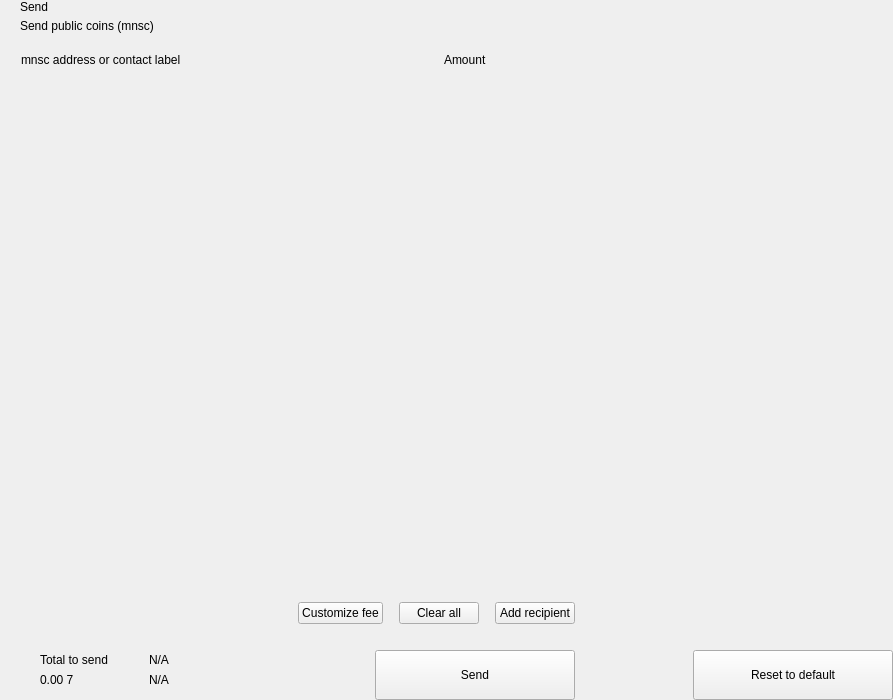
<?xml version="1.0" encoding="UTF-8"?>
<ui version="4.0">
 <class>send</class>
 <widget class="QWidget" name="send">
  <property name="geometry">
   <rect>
    <x>0</x>
    <y>0</y>
    <width>893</width>
    <height>700</height>
   </rect>
  </property>
  <property name="windowTitle">
   <string>Form</string>
  </property>
  <layout class="QHBoxLayout" name="horizontalLayout_2" stretch="2,1">
   <property name="spacing">
    <number>0</number>
   </property>
   <property name="leftMargin">
    <number>0</number>
   </property>
   <property name="topMargin">
    <number>0</number>
   </property>
   <property name="rightMargin">
    <number>0</number>
   </property>
   <property name="bottomMargin">
    <number>0</number>
   </property>
   <item>
    <widget class="QWidget" name="left" native="true">
     <layout class="QVBoxLayout" name="verticalLayout_3">
      <property name="spacing">
       <number>0</number>
      </property>
      <property name="leftMargin">
       <number>0</number>
      </property>
      <property name="topMargin">
       <number>0</number>
      </property>
      <property name="rightMargin">
       <number>0</number>
      </property>
      <property name="bottomMargin">
       <number>0</number>
      </property>
      <item>
       <layout class="QVBoxLayout" name="verticalLayout_22" stretch="0,0,0,1,0,0,0,0">
        <property name="spacing">
         <number>0</number>
        </property>
        <item>
         <layout class="QHBoxLayout" name="horizontalLayout_3">
          <property name="spacing">
           <number>0</number>
          </property>
          <property name="leftMargin">
           <number>20</number>
          </property>
          <property name="rightMargin">
           <number>20</number>
          </property>
          <item>
           <layout class="QVBoxLayout" name="verticalLayout">
            <property name="spacing">
             <number>5</number>
            </property>
            <item>
             <widget class="QLabel" name="labelTitle">
              <property name="text">
               <string>Send</string>
              </property>
              <property name="alignment">
               <set>Qt::AlignLeading|Qt::AlignLeft|Qt::AlignVCenter</set>
              </property>
             </widget>
            </item>
            <item>
             <widget class="QLabel" name="labelSubtitle1">
              <property name="text">
               <string>Send public coins (mnsc)</string>
              </property>
             </widget>
            </item>
           </layout>
          </item>
          <item>
           <spacer name="horizontalSpacer">
            <property name="orientation">
             <enum>Qt::Horizontal</enum>
            </property>
            <property name="sizeHint" stdset="0">
             <size>
              <width>40</width>
              <height>20</height>
             </size>
            </property>
           </spacer>
          </item>
         </layout>
        </item>
        <item>
         <spacer name="verticalSpacer_2">
          <property name="orientation">
           <enum>Qt::Vertical</enum>
          </property>
          <property name="sizeType">
           <enum>QSizePolicy::Fixed</enum>
          </property>
          <property name="sizeHint" stdset="0">
           <size>
            <width>20</width>
            <height>20</height>
           </size>
          </property>
         </spacer>
        </item>
        <item>
         <layout class="QHBoxLayout" name="horizontalLayout" stretch="6,0,2">
          <property name="spacing">
           <number>0</number>
          </property>
          <property name="leftMargin">
           <number>10</number>
          </property>
          <property name="topMargin">
           <number>0</number>
          </property>
          <property name="rightMargin">
           <number>20</number>
          </property>
          <property name="bottomMargin">
           <number>0</number>
          </property>
          <item>
           <widget class="QLabel" name="labelSubtitleAddress">
            <property name="styleSheet">
             <string notr="true">margin-left:8px;</string>
            </property>
            <property name="text">
             <string>mnsc address or contact label</string>
            </property>
           </widget>
          </item>
          <item>
           <spacer name="horizontalSpacer_3">
            <property name="orientation">
             <enum>Qt::Horizontal</enum>
            </property>
            <property name="sizeType">
             <enum>QSizePolicy::Fixed</enum>
            </property>
            <property name="sizeHint" stdset="0">
             <size>
              <width>40</width>
              <height>1</height>
             </size>
            </property>
           </spacer>
          </item>
          <item>
           <widget class="QLabel" name="labelSubtitleAmount">
            <property name="text">
             <string>Amount</string>
            </property>
           </widget>
          </item>
         </layout>
        </item>
        <item>
         <widget class="QScrollArea" name="scrollArea">
          <property name="minimumSize">
           <size>
            <width>0</width>
            <height>350</height>
           </size>
          </property>
          <property name="styleSheet">
           <string notr="true">#scrollArea {
            background:transparent;
            margin-top:10px;
}</string>
          </property>
          <property name="horizontalScrollBarPolicy">
           <enum>Qt::ScrollBarAlwaysOff</enum>
          </property>
          <property name="sizeAdjustPolicy">
           <enum>QAbstractScrollArea::AdjustIgnored</enum>
          </property>
          <property name="widgetResizable">
           <bool>true</bool>
          </property>
          <property name="alignment">
           <set>Qt::AlignLeading|Qt::AlignLeft|Qt::AlignTop</set>
          </property>
          <widget class="QWidget" name="scrollAreaWidgetContents">
           <property name="geometry">
            <rect>
             <x>0</x>
             <y>0</y>
             <width>591</width>
             <height>16</height>
            </rect>
           </property>
           <property name="sizePolicy">
            <sizepolicy hsizetype="Preferred" vsizetype="Maximum">
             <horstretch>0</horstretch>
             <verstretch>0</verstretch>
            </sizepolicy>
           </property>
           <property name="autoFillBackground">
            <bool>false</bool>
           </property>
           <property name="styleSheet">
            <string notr="true">#scrollAreaWidgetContents {
             background:transparent;
             }</string>
           </property>
           <layout class="QVBoxLayout" name="verticalLayout_7">
            <property name="spacing">
             <number>0</number>
            </property>
            <property name="sizeConstraint">
             <enum>QLayout::SetDefaultConstraint</enum>
            </property>
            <property name="leftMargin">
             <number>0</number>
            </property>
            <property name="topMargin">
             <number>0</number>
            </property>
            <property name="rightMargin">
             <number>0</number>
            </property>
            <property name="bottomMargin">
             <number>0</number>
            </property>
           </layout>
          </widget>
         </widget>
        </item>
        <item>
         <spacer name="verticalSpacer_4">
          <property name="orientation">
           <enum>Qt::Vertical</enum>
          </property>
          <property name="sizeType">
           <enum>QSizePolicy::Fixed</enum>
          </property>
          <property name="sizeHint" stdset="0">
           <size>
            <width>20</width>
            <height>20</height>
           </size>
          </property>
         </spacer>
        </item>
        <item>
         <layout class="QHBoxLayout" name="horizontalLayout_20">
          <property name="spacing">
           <number>6</number>
          </property>
          <property name="leftMargin">
           <number>20</number>
          </property>
          <property name="rightMargin">
           <number>20</number>
          </property>
          <item>
           <spacer name="horizontalSpacer_4">
            <property name="orientation">
             <enum>Qt::Horizontal</enum>
            </property>
            <property name="sizeHint" stdset="0">
             <size>
              <width>10</width>
              <height>20</height>
             </size>
            </property>
           </spacer>
          </item>
          <item>
           <widget class="QPushButton" name="pushButtonFee">
            <property name="focusPolicy">
             <enum>Qt::NoFocus</enum>
            </property>
            <property name="text">
             <string>Customize fee</string>
            </property>
           </widget>
          </item>
          <item>
           <spacer name="horizontalSpacer_11">
            <property name="orientation">
             <enum>Qt::Horizontal</enum>
            </property>
            <property name="sizeType">
             <enum>QSizePolicy::Minimum</enum>
            </property>
            <property name="sizeHint" stdset="0">
             <size>
              <width>10</width>
              <height>20</height>
             </size>
            </property>
           </spacer>
          </item>
          <item>
           <widget class="QPushButton" name="pushButtonClear">
            <property name="focusPolicy">
             <enum>Qt::NoFocus</enum>
            </property>
            <property name="layoutDirection">
             <enum>Qt::RightToLeft</enum>
            </property>
            <property name="text">
             <string>Clear all</string>
            </property>
           </widget>
          </item>
          <item>
           <spacer name="horizontalSpacer_6">
            <property name="orientation">
             <enum>Qt::Horizontal</enum>
            </property>
            <property name="sizeType">
             <enum>QSizePolicy::Fixed</enum>
            </property>
            <property name="sizeHint" stdset="0">
             <size>
              <width>10</width>
              <height>20</height>
             </size>
            </property>
           </spacer>
          </item>
          <item>
           <widget class="QPushButton" name="pushButtonAddRecipient">
            <property name="focusPolicy">
             <enum>Qt::NoFocus</enum>
            </property>
            <property name="text">
             <string>Add recipient</string>
            </property>
           </widget>
          </item>
         </layout>
        </item>
        <item>
         <spacer name="verticalSpacer">
          <property name="orientation">
           <enum>Qt::Vertical</enum>
          </property>
          <property name="sizeType">
           <enum>QSizePolicy::Fixed</enum>
          </property>
          <property name="sizeHint" stdset="0">
           <size>
            <width>20</width>
            <height>16</height>
           </size>
          </property>
         </spacer>
        </item>
        <item>
         <layout class="QHBoxLayout" name="horizontalLayout_7">
          <property name="rightMargin">
           <number>20</number>
          </property>
          <item>
           <layout class="QHBoxLayout" name="horizontalLayout_10">
            <property name="spacing">
             <number>0</number>
            </property>
            <property name="leftMargin">
             <number>8</number>
            </property>
            <item>
             <widget class="QStackedWidget" name="stackedWidget">
              <property name="minimumSize">
               <size>
                <width>0</width>
                <height>60</height>
               </size>
              </property>
              <property name="maximumSize">
               <size>
                <width>16777215</width>
                <height>60</height>
               </size>
              </property>
              <widget class="QWidget" name="page1">
               <layout class="QVBoxLayout" name="verticalLayout_71" stretch="0">
                <property name="spacing">
                 <number>6</number>
                </property>
                <property name="leftMargin">
                 <number>12</number>
                </property>
                <property name="topMargin">
                 <number>0</number>
                </property>
                <property name="rightMargin">
                 <number>0</number>
                </property>
                <property name="bottomMargin">
                 <number>0</number>
                </property>
                <item>
                 <widget class="QWidget" name="coinWidget" native="true">
                  <property name="minimumSize">
                   <size>
                    <width>0</width>
                    <height>60</height>
                   </size>
                  </property>
                  <property name="maximumSize">
                   <size>
                    <width>16777215</width>
                    <height>60</height>
                   </size>
                  </property>
                  <layout class="QHBoxLayout" name="horizontalLayout_9">
                   <property name="spacing">
                    <number>0</number>
                   </property>
                   <property name="leftMargin">
                    <number>20</number>
                   </property>
                   <property name="topMargin">
                    <number>10</number>
                   </property>
                   <property name="rightMargin">
                    <number>20</number>
                   </property>
                   <property name="bottomMargin">
                    <number>10</number>
                   </property>
                   <item>
                    <layout class="QVBoxLayout" name="verticalSend">
                     <property name="spacing">
                      <number>0</number>
                     </property>
                     <item>
                      <widget class="QLabel" name="labelTitleTotalSend">
                       <property name="text">
                        <string>Total to send</string>
                       </property>
                      </widget>
                     </item>
                     <item>
                      <widget class="QLabel" name="labelAmountSend">
                       <property name="text">
                        <string notr="true">0.00 7</string>
                       </property>
                      </widget>
                     </item>
                    </layout>
                   </item>
                   <item>
                    <spacer name="horizontalSpacer_9">
                     <property name="orientation">
                      <enum>Qt::Horizontal</enum>
                     </property>
                     <property name="sizeType">
                      <enum>QSizePolicy::Fixed</enum>
                     </property>
                     <property name="sizeHint" stdset="0">
                      <size>
                       <width>20</width>
                       <height>20</height>
                      </size>
                     </property>
                    </spacer>
                   </item>
                   <item>
                    <widget class="QLabel" name="labelLine">
                     <property name="minimumSize">
                      <size>
                       <width>1</width>
                       <height>0</height>
                      </size>
                     </property>
                     <property name="maximumSize">
                      <size>
                       <width>1</width>
                       <height>16777215</height>
                      </size>
                     </property>
                     <property name="text">
                      <string/>
                     </property>
                    </widget>
                   </item>
                   <item>
                    <spacer name="horizontalSpacer_10">
                     <property name="orientation">
                      <enum>Qt::Horizontal</enum>
                     </property>
                     <property name="sizeType">
                      <enum>QSizePolicy::Fixed</enum>
                     </property>
                     <property name="sizeHint" stdset="0">
                      <size>
                       <width>20</width>
                       <height>20</height>
                      </size>
                     </property>
                    </spacer>
                   </item>
                   <item>
                    <layout class="QVBoxLayout" name="verticalRemaining">
                     <property name="spacing">
                      <number>0</number>
                     </property>
                     <item>
                      <widget class="QLabel" name="labelTitleTotalRemaining">
                       <property name="text">
                        <string notr="true">N/A</string>
                       </property>
                      </widget>
                     </item>
                     <item>
                      <widget class="QLabel" name="labelAmountRemaining">
                       <property name="text">
                        <string notr="true">N/A</string>
                       </property>
                      </widget>
                     </item>
                    </layout>
                   </item>
                  </layout>
                 </widget>
                </item>
               </layout>
              </widget>
              <widget class="QWidget" name="page_2"/>
             </widget>
            </item>
           </layout>
          </item>
          <item>
           <spacer name="horizontalSpacer_5">
            <property name="orientation">
             <enum>Qt::Horizontal</enum>
            </property>
            <property name="sizeType">
             <enum>QSizePolicy::Expanding</enum>
            </property>
            <property name="sizeHint" stdset="0">
             <size>
              <width>40</width>
              <height>20</height>
             </size>
            </property>
           </spacer>
          </item>
          <item alignment="Qt::AlignBottom">
           <widget class="QPushButton" name="pushButtonSave">
            <property name="minimumSize">
             <size>
              <width>200</width>
              <height>50</height>
             </size>
            </property>
            <property name="maximumSize">
             <size>
              <width>200</width>
              <height>50</height>
             </size>
            </property>
            <property name="focusPolicy">
             <enum>Qt::NoFocus</enum>
            </property>
            <property name="text">
             <string>Send</string>
            </property>
           </widget>
          </item>
         </layout>
        </item>
       </layout>
      </item>
     </layout>
    </widget>
   </item>
   <item>
    <widget class="QWidget" name="right" native="true">
     <layout class="QVBoxLayout" name="verticalLayout_5">
      <property name="leftMargin">
       <number>0</number>
      </property>
      <property name="topMargin">
       <number>0</number>
      </property>
      <property name="rightMargin">
       <number>0</number>
      </property>
      <property name="bottomMargin">
       <number>0</number>
      </property>
      <item>
       <layout class="QVBoxLayout" name="verticalLayout_4">
        <property name="spacing">
         <number>6</number>
        </property>
        <item>
         <widget class="OptionButton" name="btnCoinControl" native="true">
          <property name="minimumSize">
           <size>
            <width>0</width>
            <height>50</height>
           </size>
          </property>
         </widget>
        </item>
        <item>
         <widget class="OptionButton" name="btnChangeAddress" native="true">
          <property name="minimumSize">
           <size>
            <width>0</width>
            <height>50</height>
           </size>
          </property>
         </widget>
        </item>
        <item>
         <widget class="OptionButton" name="btnUri" native="true">
          <property name="minimumSize">
           <size>
            <width>0</width>
            <height>50</height>
           </size>
          </property>
         </widget>
        </item>
        <item>
         <spacer name="verticalSpacer_5">
          <property name="orientation">
           <enum>Qt::Vertical</enum>
          </property>
          <property name="sizeHint" stdset="0">
           <size>
            <width>20</width>
            <height>40</height>
           </size>
          </property>
         </spacer>
        </item>
        <item>
         <layout class="QHBoxLayout" name="horizontalLayout_8">
          <item>
           <spacer name="horizontalSpacer_7">
            <property name="orientation">
             <enum>Qt::Horizontal</enum>
            </property>
            <property name="sizeHint" stdset="0">
             <size>
              <width>40</width>
              <height>20</height>
             </size>
            </property>
           </spacer>
          </item>
          <item>
           <widget class="QPushButton" name="pushButtonReset">
            <property name="minimumSize">
             <size>
              <width>200</width>
              <height>50</height>
             </size>
            </property>
            <property name="maximumSize">
             <size>
              <width>200</width>
              <height>50</height>
             </size>
            </property>
            <property name="focusPolicy">
             <enum>Qt::NoFocus</enum>
            </property>
            <property name="text">
             <string>Reset to default</string>
            </property>
           </widget>
          </item>
         </layout>
        </item>
       </layout>
      </item>
     </layout>
    </widget>
   </item>
  </layout>
 </widget>
 <customwidgets>
  <customwidget>
   <class>OptionButton</class>
   <extends>QWidget</extends>
   <header>qt/pivx/optionbutton.h</header>
   <container>1</container>
  </customwidget>
 </customwidgets>
 <resources/>
 <connections/>
</ui>
